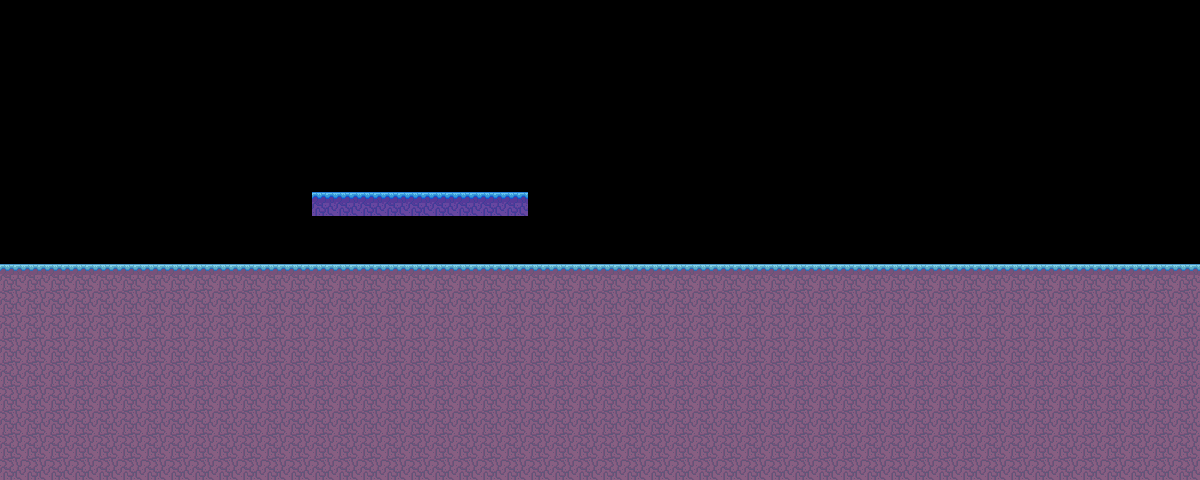

A 2D game scene composited from a Tiled map and its tileset images. What follows is a short description and the map's XML, with each tile layer's data collapsed to a summary:
An orthogonal 50x20 tile map with 24x24 px tiles, 1 tile layer (Tile Layer 1) and 3 objects (door).

<map version="1.0" orientation="orthogonal" width="50" height="20" tilewidth="24" tileheight="24">
 <properties>
  <property name="blue" value="255" />
  <property name="green" value="255" />
  <property name="offset" value="6" />
  <property name="red" value="255" />
  <property name="soundtrack" value="rave" />
 </properties>
 <tileset firstgid="1" name="forest" tilewidth="24" tileheight="24">
  <image source="../images/tilesets/forest.png" trans="ff00ff" width="216" height="240" />
 </tileset>
 <layer name="Tile Layer 1" width="50" height="20">
  <data>[1000 cells, 459 non-empty, 3 distinct tile ids]</data>
 </layer>
 <objectgroup color="#2ba443" name="floor" width="50" height="20">
  <object x="0" y="264" width="1199" height="18" />
 </objectgroup>
 <objectgroup color="#a46b09" name="platform" width="50" height="20">
  <object x="312" y="192" width="213" height="20" />
 </objectgroup>
 <objectgroup color="#000000" name="nodes" width="50" height="20">
  <object name="main" type="door" x="384" y="96" width="48" height="48" />
 </objectgroup>
</map>
